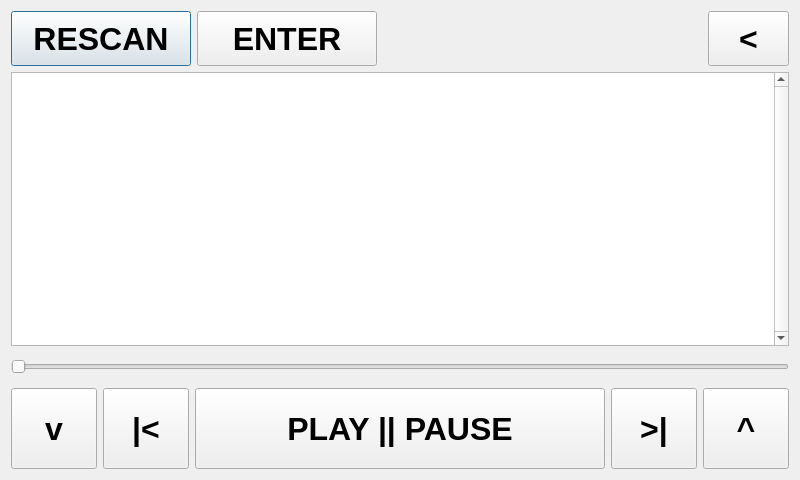
<?xml version="1.0" encoding="UTF-8"?>
<ui version="4.0">
 <class>Music</class>
 <widget class="QDialog" name="Music">
  <property name="geometry">
   <rect>
    <x>0</x>
    <y>0</y>
    <width>800</width>
    <height>480</height>
   </rect>
  </property>
  <property name="windowTitle">
   <string>Dialog</string>
  </property>
  <property name="styleSheet">
   <string notr="true"/>
  </property>
  <layout class="QVBoxLayout" name="verticalLayout_2">
   <item>
    <layout class="QHBoxLayout" name="horizontalLayout_3">
     <item>
      <layout class="QHBoxLayout" name="horizontalLayout_2">
       <item>
        <widget class="QPushButton" name="rescan_button">
         <property name="minimumSize">
          <size>
           <width>180</width>
           <height>55</height>
          </size>
         </property>
         <property name="font">
          <font>
           <pointsize>24</pointsize>
           <weight>75</weight>
           <bold>true</bold>
          </font>
         </property>
         <property name="styleSheet">
          <string notr="true"/>
         </property>
         <property name="text">
          <string>RESCAN</string>
         </property>
        </widget>
       </item>
       <item>
        <widget class="QPushButton" name="enter">
         <property name="minimumSize">
          <size>
           <width>180</width>
           <height>55</height>
          </size>
         </property>
         <property name="font">
          <font>
           <pointsize>24</pointsize>
           <weight>75</weight>
           <bold>true</bold>
          </font>
         </property>
         <property name="styleSheet">
          <string notr="true"/>
         </property>
         <property name="text">
          <string>ENTER</string>
         </property>
        </widget>
       </item>
       <item>
        <spacer name="horizontalSpacer">
         <property name="orientation">
          <enum>Qt::Horizontal</enum>
         </property>
         <property name="sizeType">
          <enum>QSizePolicy::Expanding</enum>
         </property>
         <property name="sizeHint" stdset="0">
          <size>
           <width>400</width>
           <height>20</height>
          </size>
         </property>
        </spacer>
       </item>
      </layout>
     </item>
     <item>
      <widget class="QPushButton" name="window_back">
       <property name="minimumSize">
        <size>
         <width>81</width>
         <height>55</height>
        </size>
       </property>
       <property name="font">
        <font>
         <pointsize>24</pointsize>
         <weight>75</weight>
         <bold>true</bold>
        </font>
       </property>
       <property name="styleSheet">
        <string notr="true"/>
       </property>
       <property name="text">
        <string>&lt;</string>
       </property>
      </widget>
     </item>
    </layout>
   </item>
   <item>
    <layout class="QVBoxLayout" name="verticalLayout">
     <item>
      <widget class="QListView" name="tracklist">
       <property name="font">
        <font>
         <pointsize>24</pointsize>
         <weight>75</weight>
         <bold>true</bold>
        </font>
       </property>
       <property name="styleSheet">
        <string notr="true"/>
       </property>
       <property name="verticalScrollBarPolicy">
        <enum>Qt::ScrollBarAlwaysOn</enum>
       </property>
       <property name="horizontalScrollBarPolicy">
        <enum>Qt::ScrollBarAlwaysOff</enum>
       </property>
       <property name="editTriggers">
        <set>QAbstractItemView::NoEditTriggers</set>
       </property>
      </widget>
     </item>
     <item>
      <widget class="QSlider" name="slider">
       <property name="sizePolicy">
        <sizepolicy hsizetype="Minimum" vsizetype="Fixed">
         <horstretch>0</horstretch>
         <verstretch>0</verstretch>
        </sizepolicy>
       </property>
       <property name="minimumSize">
        <size>
         <width>0</width>
         <height>30</height>
        </size>
       </property>
       <property name="maximum">
        <number>999</number>
       </property>
       <property name="singleStep">
        <number>1</number>
       </property>
       <property name="pageStep">
        <number>1</number>
       </property>
       <property name="value">
        <number>0</number>
       </property>
       <property name="sliderPosition">
        <number>0</number>
       </property>
       <property name="orientation">
        <enum>Qt::Horizontal</enum>
       </property>
       <property name="tickInterval">
        <number>0</number>
       </property>
      </widget>
     </item>
     <item>
      <layout class="QHBoxLayout" name="horizontalLayout">
       <item>
        <layout class="QGridLayout" name="gridLayout_2">
         <item row="0" column="0">
          <widget class="QPushButton" name="vol_down">
           <property name="sizePolicy">
            <sizepolicy hsizetype="Fixed" vsizetype="Fixed">
             <horstretch>0</horstretch>
             <verstretch>0</verstretch>
            </sizepolicy>
           </property>
           <property name="minimumSize">
            <size>
             <width>86</width>
             <height>81</height>
            </size>
           </property>
           <property name="font">
            <font>
             <pointsize>24</pointsize>
             <weight>75</weight>
             <bold>true</bold>
            </font>
           </property>
           <property name="styleSheet">
            <string notr="true"/>
           </property>
           <property name="text">
            <string>v</string>
           </property>
          </widget>
         </item>
         <item row="0" column="1">
          <widget class="QPushButton" name="music_forward">
           <property name="sizePolicy">
            <sizepolicy hsizetype="Fixed" vsizetype="Fixed">
             <horstretch>0</horstretch>
             <verstretch>0</verstretch>
            </sizepolicy>
           </property>
           <property name="minimumSize">
            <size>
             <width>86</width>
             <height>81</height>
            </size>
           </property>
           <property name="font">
            <font>
             <pointsize>24</pointsize>
             <weight>75</weight>
             <bold>true</bold>
            </font>
           </property>
           <property name="styleSheet">
            <string notr="true"/>
           </property>
           <property name="text">
            <string>|&lt;</string>
           </property>
          </widget>
         </item>
        </layout>
       </item>
       <item>
        <widget class="QPushButton" name="music_play">
         <property name="sizePolicy">
          <sizepolicy hsizetype="Expanding" vsizetype="Fixed">
           <horstretch>0</horstretch>
           <verstretch>0</verstretch>
          </sizepolicy>
         </property>
         <property name="minimumSize">
          <size>
           <width>400</width>
           <height>81</height>
          </size>
         </property>
         <property name="font">
          <font>
           <pointsize>24</pointsize>
           <weight>75</weight>
           <bold>true</bold>
          </font>
         </property>
         <property name="styleSheet">
          <string notr="true"/>
         </property>
         <property name="text">
          <string>PLAY || PAUSE</string>
         </property>
        </widget>
       </item>
       <item>
        <layout class="QGridLayout" name="gridLayout">
         <property name="sizeConstraint">
          <enum>QLayout::SetMaximumSize</enum>
         </property>
         <item row="0" column="0">
          <widget class="QPushButton" name="music_next">
           <property name="sizePolicy">
            <sizepolicy hsizetype="Fixed" vsizetype="Fixed">
             <horstretch>0</horstretch>
             <verstretch>0</verstretch>
            </sizepolicy>
           </property>
           <property name="minimumSize">
            <size>
             <width>86</width>
             <height>81</height>
            </size>
           </property>
           <property name="font">
            <font>
             <pointsize>24</pointsize>
             <weight>75</weight>
             <bold>true</bold>
            </font>
           </property>
           <property name="styleSheet">
            <string notr="true"/>
           </property>
           <property name="text">
            <string>&gt;|</string>
           </property>
          </widget>
         </item>
         <item row="0" column="1">
          <widget class="QPushButton" name="vol_up">
           <property name="sizePolicy">
            <sizepolicy hsizetype="Fixed" vsizetype="Fixed">
             <horstretch>0</horstretch>
             <verstretch>0</verstretch>
            </sizepolicy>
           </property>
           <property name="minimumSize">
            <size>
             <width>86</width>
             <height>81</height>
            </size>
           </property>
           <property name="font">
            <font>
             <pointsize>24</pointsize>
             <weight>75</weight>
             <bold>true</bold>
            </font>
           </property>
           <property name="styleSheet">
            <string notr="true"/>
           </property>
           <property name="text">
            <string>^</string>
           </property>
          </widget>
         </item>
        </layout>
       </item>
      </layout>
     </item>
    </layout>
   </item>
  </layout>
 </widget>
 <resources/>
 <connections>
  <connection>
   <sender>window_back</sender>
   <signal>clicked()</signal>
   <receiver>Music</receiver>
   <slot>close()</slot>
   <hints>
    <hint type="sourcelabel">
     <x>975</x>
     <y>40</y>
    </hint>
    <hint type="destinationlabel">
     <x>511</x>
     <y>383</y>
    </hint>
   </hints>
  </connection>
 </connections>
</ui>
